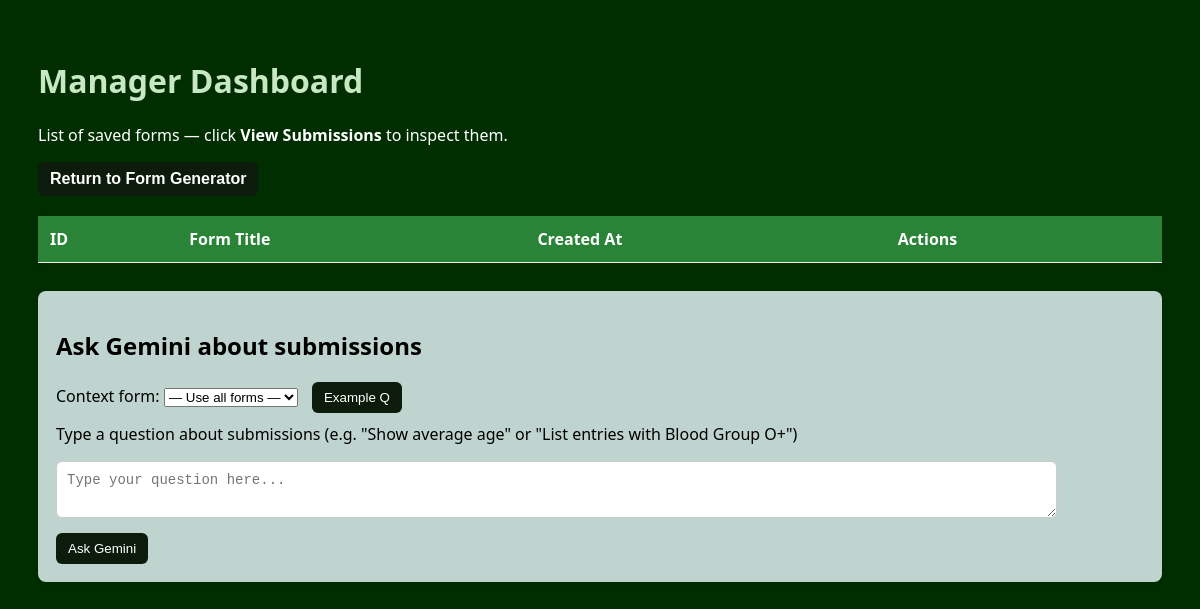
/manager_dashboard.php, run on an earlier commit of the app's database.
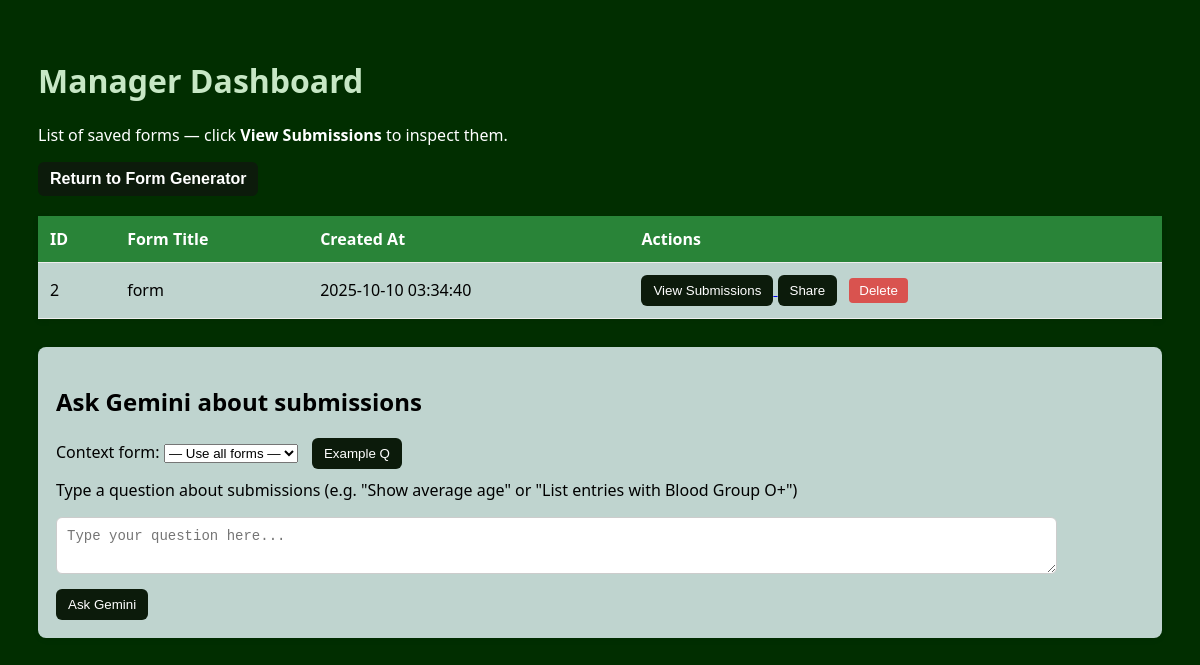
And on a later commit of the database.
### tables this page shows
CREATE TABLE forms (
    id INTEGER PRIMARY KEY AUTOINCREMENT,
    title TEXT,
    structure TEXT,
    created_at TEXT
);

### manager_dashboard.php (the view, shortened to what this page needs)
<?php
try {
    require_once 'db.php';
    $db->setAttribute(PDO::ATTR_ERRMODE, PDO::ERRMODE_EXCEPTION);
    $forms = $db->query("SELECT id, title, created_at FROM forms ORDER BY created_at DESC")->fetchAll(PDO::FETCH_ASSOC);
} catch (Exception $e) {
    die("DB Error: " . $e->getMessage());
}
?>
<!DOCTYPE html>
<html lang="en">
<head>
</head>
<body>
<header>
    <h1>Manager Dashboard</h1>
    <p style="color:#ffffff;">List of saved forms — click <strong>View Submissions</strong> to inspect them.</p>
</header>
<div class="container">
    <div class="nav-button">
        <a href="index.php"><button type="button">Return to Form Generator</button></a>
    </div>
    <table>
        <thead>
            <tr>
                <th>ID</th><th>Form Title</th><th>Created At</th><th>Actions</th>
            </tr>
        </thead>
        <tbody>
        <?php foreach ($forms as $f): ?>
            <tr>
                <td><?= htmlspecialchars($f['id']) ?></td>
                <td><?= htmlspecialchars($f['title']) ?></td>
                <td><?= htmlspecialchars($f['created_at']) ?></td>
                <td>
                    <a href="view_submissions.php?form_id=<?= urlencode($f['id']) ?>">
                        <button type="button">View Submissions</button>
                    </a>
                    <button type="button" onclick="shareForm(<?= htmlspecialchars($f['id']) ?>)">Share</button>
                    <form method="post" style="display:inline;" onsubmit="return confirm('Delete this form and all its submissions?');">
                        <button type="submit" class="delete-btn">Delete</button>
                    </form>
                </td>
            </tr>
        <?php endforeach; ?>
        </tbody>
    </table>
    <div class="query-box">
        <h2>Ask Gemini about submissions</h2>
        <div>
            <label class="select-inline">Context form:
                <select id="formSelect">
                    <option value="">— Use all forms —</option>
                </select>
            </label>
            <button type="button" onclick="prefillExample()">Example Q</button>
        </div>
        <p style="margin-top:10px">Type a question about submissions (e.g. "Show average age" or "List entries with Blood Group O+")</p>
        <textarea id="query" placeholder="Type your question here..."></textarea><br>
        <button type="button" style="margin-top:10px" onclick="askGemini()">Ask Gemini</button>
    </div>
</div>
</body>
</html>

### manager_dashboard.php (style rules this page uses)
body { font-family: 'Segoe UI', sans-serif; background:#012e00; padding:30px; }
h1 { color:#c7e7c5; }
table { width:100%; border-collapse:collapse; margin-top:18px; background:#ecfbffcf; box-shadow:0 2px 6px rgba(0,0,0,0.08); }
th,td { padding:12px; border-bottom:1px solid #eee; text-align:left; }
th { background:#197c28e6; color:#fff; }
button { background:#0c1b0b; color:#fff; border:none; padding:8px 12px; border-radius:6px; cursor:pointer; }
.query-box { margin-top:28px; background:#ecfbffcf; padding:18px; border-radius:8px; box-shadow:0 2px 6px rgba(0,0,0,0.06); }
textarea { width:90%; height:35px; padding:10px; border-radius:6px; border:1px solid #ccc; font-size:14px; }
.select-inline { display:inline-block; margin-right:10px; }
.nav-button { margin-bottom: 20px; }
.nav-button a button { font-weight: 600; font-size: 16px; }
button.delete-btn { background: #d9534f; color: white; border: none; padding: 5px 10px; border-radius: 4px; cursor: pointer; margin-left: 8px; }

What changed in the data, as far as the page shows it:
added forms: id "2", title "form", created_at "2025-10-10 03:34:40"
